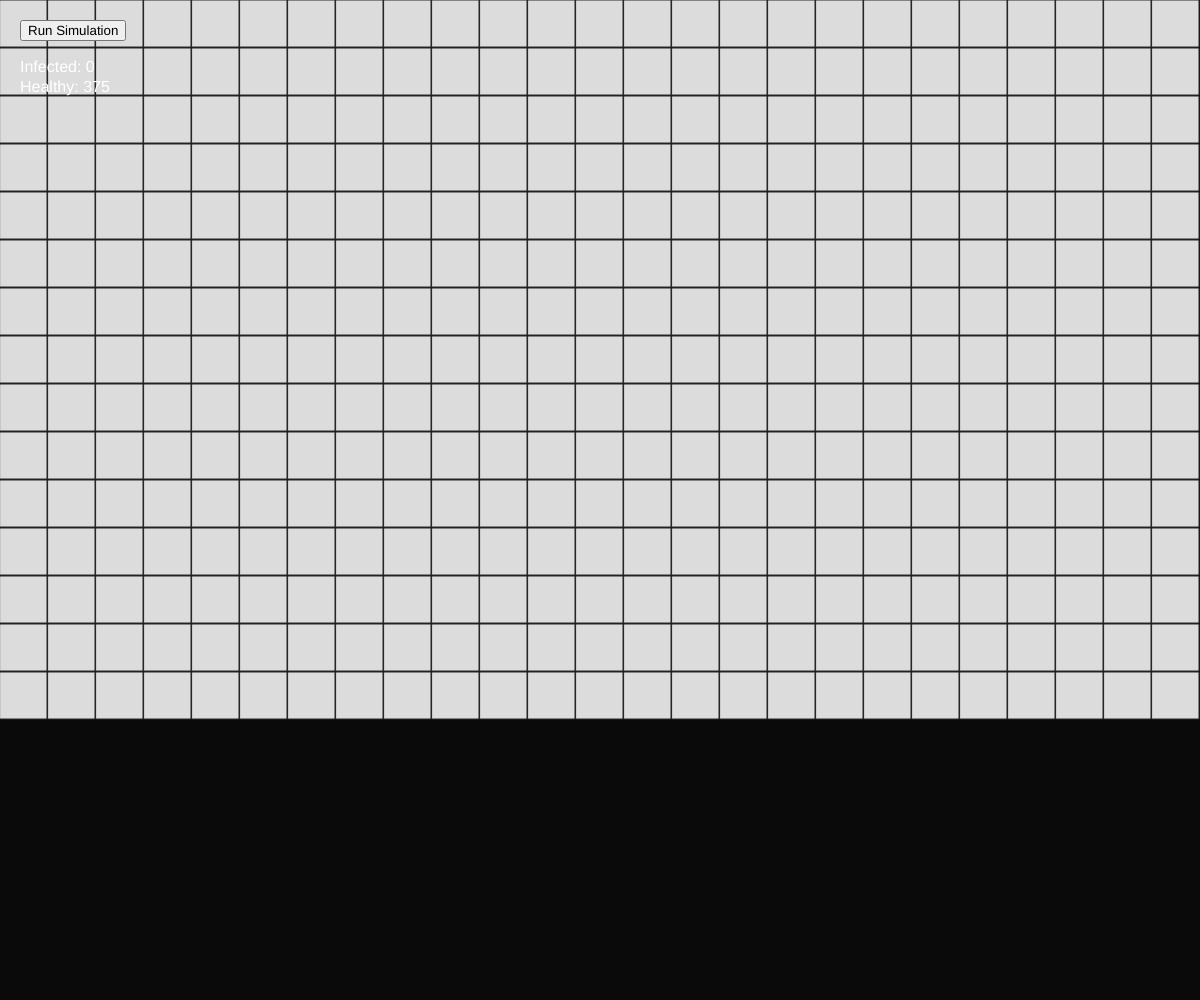
Frame 1 (no input)
Frame 60 (no input): identical to frame 1, image omitted
Frame 120 (the mouse pressed at the canvas centre since frame 60): identical to frame 1, image omitted

The p5.js sketch that drew this single still picture (run headless with seeded random() and noise() and a simulated clock; from frame 60 on, the mouse is pressed at the canvas centre):

// p5.js sketch
// ── sketch.js
const cols = 25;
const rows = 15;
let grid = [];
let cellSize;
let running = false;
let infectedCount = 0;
let healthyCount = 0;
let button;

function setup() {
  createCanvas(windowWidth, windowHeight);
  cellSize = min(width / cols, height / rows);
  initGrid();

  button = createButton('Run Simulation');
  button.position(20, 20);
  button.mousePressed(startSimulation);
}

function initGrid() {
  grid = [];
  for (let y = 0; y < rows; y++) {
    let row = [];
    for (let x = 0; x < cols; x++) {
      row.push({ 
        state: 'healthy', // healthy, vaccinated, infected
        nextState: 'healthy' 
      });
    }
    grid.push(row);
  }
}

function startSimulation() {
  // Reset infection
  for (let r of grid) for (let c of r) if (c.state === 'infected') c.state = 'healthy';
  let randomCell = grid[int(random(rows))][int(random(cols))];
  randomCell.state = 'infected';
  running = true;
}

function draw() {
  background(10);

  let infectionSpread = false;

  for (let y = 0; y < rows; y++) {
    for (let x = 0; x < cols; x++) {
      let cell = grid[y][x];

      // Draw cell
      if (cell.state === 'vaccinated') fill(100, 200, 255);
      else if (cell.state === 'infected') fill(255, 80, 80);
      else fill(220);
      stroke(40);
      rect(x * cellSize, y * cellSize, cellSize - 1, cellSize - 1);

      if (running && cell.state === 'infected') {
        // Try infecting neighbors
        for (let ny = -1; ny <= 1; ny++) {
          for (let nx = -1; nx <= 1; nx++) {
            if (abs(nx) + abs(ny) !== 1) continue; // only cardinal directions
            let yy = y + ny;
            let xx = x + nx;
            if (yy >= 0 && yy < rows && xx >= 0 && xx < cols) {
              let neighbor = grid[yy][xx];
              if (neighbor.state === 'healthy') {
                if (random() < 0.25) {
                  neighbor.nextState = 'infected';
                  infectionSpread = true;
                }
              }
            }
          }
        }
      }
    }
  }

  // Update grid
  for (let y = 0; y < rows; y++) {
    for (let x = 0; x < cols; x++) {
      let c = grid[y][x];
      c.state = c.nextState;
      c.nextState = c.state;
    }
  }

  // Count states
  infectedCount = grid.flat().filter(c => c.state === 'infected').length;
  healthyCount = grid.flat().filter(c => c.state === 'healthy').length;

  // Display stats
  fill(255);
  noStroke();
  textSize(16);
  textAlign(LEFT, TOP);
  text(`Infected: ${infectedCount}`, 20, 60);
  text(`Healthy: ${healthyCount}`, 20, 80);

  // Stop when no new infections
  if (running && !infectionSpread) running = false;
}

function mousePressed() {
  if (mouseY < 100) return; // ignore GUI area
  let x = floor(mouseX / cellSize);
  let y = floor(mouseY / cellSize);
  if (x >= 0 && x < cols && y >= 0 && y < rows) {
    let cell = grid[y][x];
    if (cell.state === 'healthy') cell.state = 'vaccinated';
    else if (cell.state === 'vaccinated') cell.state = 'healthy';
  }
}

function windowResized() {
  resizeCanvas(windowWidth, windowHeight);
  cellSize = min(width / cols, height / rows);
}
